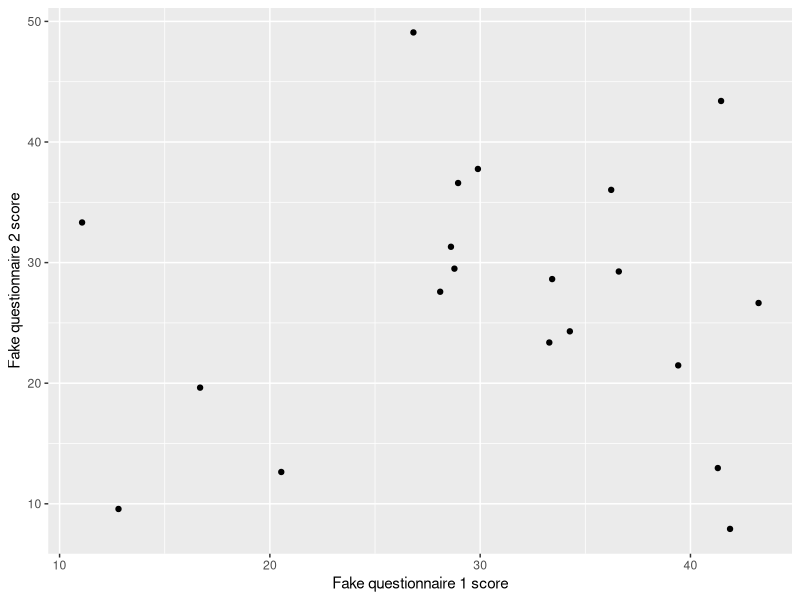
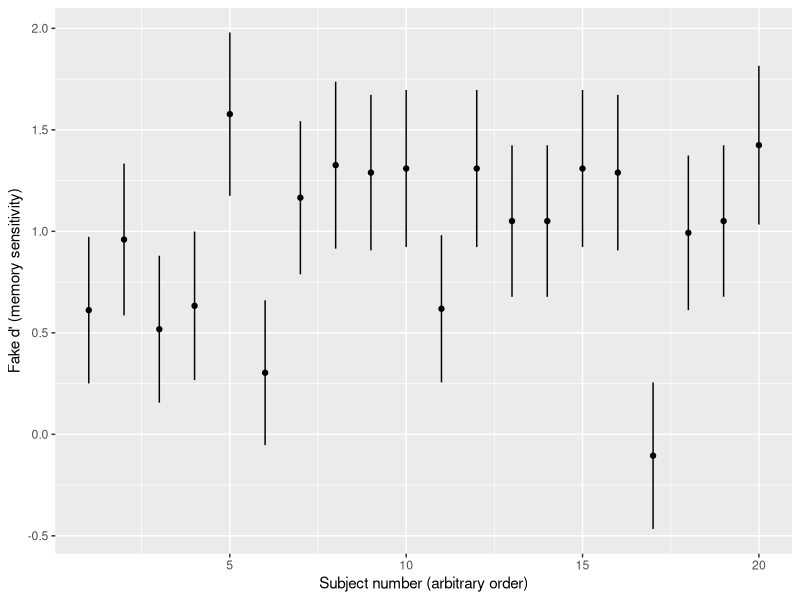

These figures' R source, in order:
## ---- chunk 1
knitr::opts_chunk$set(echo = TRUE)
require(tidyverse)
require(broom)
## ---- chunk 2
# 20 fake subjects, 50 fake trials per subject

# Will simulate the person-level variables FIRST,
# then expand to simulate the trial-level variables
raw <- tibble(id = 1L:20L,
              age = sample(18L:35L, size = 20, replace = TRUE),
              # assuming binary gender for the purposes of this simulation
              gender = sample(c("male", "female"), size = 20, replace = TRUE)) %>%
  # simulating some "questionnaire" scores; person-level
  mutate(q_1 = rnorm(n = n(), mean = 30, sd = 10),
              q_2 = rnorm(n = n(), mean = 30, sd = 10),
              q_3 = rnorm(n = n(), mean = 30, sd = 10)) %>%
  # slice() subsets rows by position; you can use it to repeat rows by repeating position indices
  slice(rep(1:n(), each = 50)) %>%
  # We'll get to this in a bit--this causes every "group"
  # aka every set of rows with the same value for "id", to behave as an independent df
  group_by(id) %>%
  # I just want to have a column for "trial order", I like those in my task data
  mutate(trial_num = 1:n(),
         # Each subject sees half OLD and half NEW trials in this recognition memory task
         is_old = rep(0L:1L, times = n()/2),
         # I'm shuffling the order of "old" and "new" trials in my fake memory task
         is_old = sample(is_old),
         # This will generate binary "old"/"new" responses corresponding roughly to a d' of 1
         # yep, everyone has the same d' today
         response = if_else(is_old == 1,
                            rbinom(n = n(), size = 1, prob = 0.7),
                            rbinom(n = n(), size = 1, prob = 0.3)),
         rt = rnorm(n = n(), mean = 3, sd = 1.5)) %>%
  ungroup()
## ---- chunk 3
mylist <- list(1,
               "one",
               c(1, 11, 111))

mylist
## ---- chunk 4
mylist[1]
## ---- chunk 5
mylist[2:3]
## ---- chunk 6
typeof(mylist[2:3])
## ---- chunk 7
mylist[[2]]
## ---- chunk 8
mylist[[3]]
## ---- chunk 9
typeof(mylist[[3]])
## ---- chunk 10
mylist <- list(first = 1,
               second = "one",
               third = c(1, 11, 111))

mylist
## ---- chunk 11
mylist["first"]
## ---- chunk 12
mylist[c("second", "third")]
## ---- chunk 13
mylist[["first"]]
## ---- chunk 14
mylist$third
## ---- chunk 15
starwars
## ---- chunk 16
starwars %>%
  select(name, films, vehicles, starships)
## ---- chunk 17
# These should be Luke's starships that he piloted at some point in the series
# since we saw earlier that he's the first row of the df
starwars$starships[1]
## ---- chunk 18
starwars$starships[[1]]
## ---- chunk 19
# This is good when you don't necessarily know the row number of what you're looking for
starwars$starships[starwars$name == "Han Solo"]
## ---- chunk 20
starwars$starships[starwars$name == "Han Solo"][[1]]
## ---- chunk 21
starwars_by_species_home <- starwars %>%
  nest(characters = -c(species, homeworld))

starwars_by_species_home
## ---- chunk 22
starwars_by_species_home$characters[[1]]
## ---- chunk 23
starwars_by_species_home %>%
  unnest(characters)
## ---- chunk 24
raw %>%
  mutate(rt_msec = 1000 * rt)
## ---- chunk 25
my_list <- list(rnorm(20),
                rnorm(20, mean = 1),
                rnorm(20, mean = 2))

map(my_list, ~mean(.))
## ---- chunk 26
nested <- raw %>%
  # again, tell nest() to hold out the grouping-level variables when nesting
  nest(trials = -c(id, age, gender, q_1, q_2, q_3))
## ---- chunk 27
nested
## ---- chunk 28
nested$trials[[1]]
## ---- chunk 29
nested %>%
  mutate(rt_median = map_dbl(trials, ~median(.$rt)))
## ---- chunk 30
nested_summarized <- nested %>%
  mutate(summaries = map(trials,
                         ~.x %>%
                           # First, will group trials by actually old vs actually new
                           group_by(is_old) %>%
                           # Here, because both hits and FAs involve responding "old",
                           # we can calculate the SAME proportion for the two trial groups
                           summarize(rate_choose_old = mean(response)) %>%
                           # now, the summarized data is in semi-long form,
                           # with one row for the hits group and one row for the FAs group
                           # we will want these to be in different columns, so we will spread() them
                           # but first let's recode the grouping column
                           # because these values will become the new spread colnames
                           # and here we'll "rename" them before spreading
                           mutate(is_old = recode(is_old,
                                                  `0` = "rate_fa",
                                                  `1` = "rate_hit")) %>%
                           # now we will spread
                           pivot_wider(names_from = is_old, values_from = rate_choose_old)))
## ---- chunk 31
nested_summarized$summaries[[1]]
## ---- chunk 32
nested_summarized %>%
  unnest(summaries)
## ---- chunk 33
nested_with_models <- nested %>%
  mutate(models = map(trials, ~glm(response ~ is_old, family = binomial(link = "probit"), data = .)))

nested_with_models
## ---- chunk 34
summary(nested_with_models$models[[1]])
## ---- chunk 35
nested_with_models <- nested %>%
  mutate(models = map(trials, ~glm(response ~ is_old, family = binomial(link = "probit"), data = .)),
         coefs = map(models, ~tidy(.)))

nested_with_models
## ---- chunk 36
nested_with_models$coefs[[1]]
## ---- chunk 37
nested_with_models %>%
  mutate(dprime = map_dbl(coefs, ~.$estimate[.$term == "is_old"]))
## ---- chunk 38
nested_with_models %>%
  select(-models) %>% 
  unnest(coefs)
## ---- chunk 39
nested_with_models %>%
  ggplot(aes(x = q_1, y = q_2)) +
  geom_point() +
  labs(x = "Fake questionnaire 1 score", y = "Fake questionnaire 2 score")
## ---- chunk 40
nested_with_models %>%
  # unnest the coefs column to get it into the main df
  # drop other list-columns first just to make the input data smaller
  select(-models, -trials) %>% 
  unnest(coefs) %>%
  # I only want to plot the estimate values for the term is_old, which is the d' term
  filter(term == "is_old") %>%
  ggplot(aes(x = id, y = estimate)) +
  geom_errorbar(aes(ymin = estimate - std.error, ymax = estimate + std.error), width = 0) +
  geom_point() +
  labs(x = "Subject number (arbitrary order)", y = "Fake d' (memory sensitivity)")
